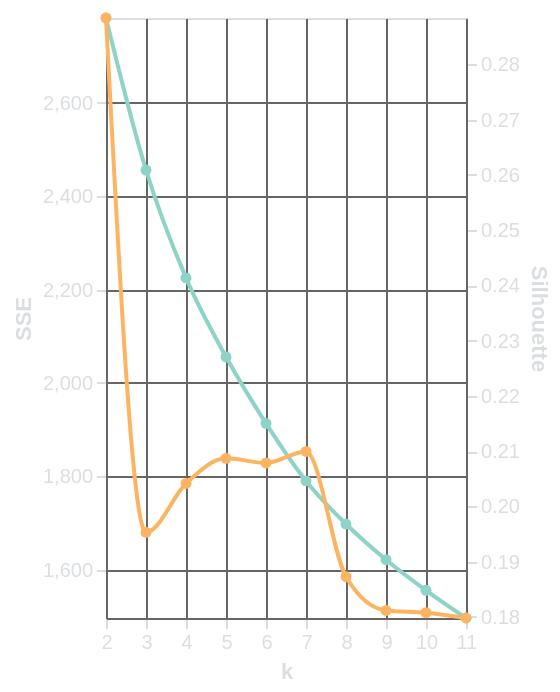

Here is the Vega-Lite specification saved for this chart:
### Vega-Lite specification from a JSON file in a GitHub repository (floating-point values rounded to 4 significant figures)
{"config": {"background": "transparent", "title": {"color": "#DBDEE1", "fontSize": 16}, "axis": {"domainColor": "#666666", "gridColor": "#666666", "tickColor": "#DBDEE1", "titleColor": "#DBDEE1", "labelColor": "#DBDEE1"}, "legend": {"labelColor": "#DBDEE1", "titleColor": "#DBDEE1"}}, "layer": [{"data": {"name": "data-37f1120c8b30bbc7a4ff261a66a508de"}, "mark": {"type": "line", "interpolate": "monotone", "point": true}, "encoding": {"color": {"value": "#8dd3c7"}, "x": {"axis": {"labelAngle": 0, "title": "k"}, "field": "k", "scale": {"domainMax": 11.0, "domainMin": 2.0, "padding": 0}, "type": "ordinal"}, "y": {"axis": {"grid": true, "title": "SSE"}, "field": "sse", "scale": {"domainMax": 2782.0, "domainMin": 1496.0, "padding": 0}, "type": "quantitative"}}}, {"data": {"name": "data-ef7d1fc551ea73e9ba443d43e7ba77a9"}, "mark": {"type": "line", "interpolate": "monotone", "point": true}, "encoding": {"color": {"value": "#fdb462"}, "x": {"axis": {"grid": true, "labelAngle": 0, "title": "k"}, "field": "k", "scale": {"domainMax": 11.0, "domainMin": 2.0, "padding": 0}, "type": "ordinal"}, "y": {"axis": {"title": "Silhouette"}, "field": "sil", "scale": {"domainMax": 0.2884, "domainMin": 0.1798, "padding": 0}, "type": "quantitative"}}}], "height": "container", "resolve": {"scale": {"y": "independent"}}, "width": "container", "$schema": "https://vega.github.io/schema/vega-lite/v5.17.0.json", "datasets": {"data-37f1120c8b30bbc7a4ff261a66a508de": [{"sse": 2782.0, "k": 2}, {"sse": 2456.0, "k": 3}, {"sse": 2225.0, "k": 4}, {"sse": 2056.0, "k": 5}, {"sse": 1913.0, "k": 6}, {"sse": 1790.0, "k": 7}, {"sse": 1698.0, "k": 8}, {"sse": 1621.0, "k": 9}, {"sse": 1556.0, "k": 10}, {"sse": 1496.0, "k": 11}], "data-ef7d1fc551ea73e9ba443d43e7ba77a9": [{"sil": 0.2884, "k": 2}, {"sil": 0.1953, "k": 3}, {"sil": 0.2042, "k": 4}, {"sil": 0.2087, "k": 5}, {"sil": 0.2079, "k": 6}, {"sil": 0.21, "k": 7}, {"sil": 0.1873, "k": 8}, {"sil": 0.1812, "k": 9}, {"sil": 0.1808, "k": 10}, {"sil": 0.1798, "k": 11}]}}
